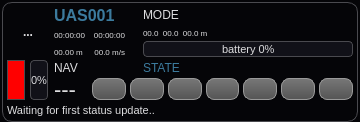
<?xml version="1.0" encoding="UTF-8"?>
<ui version="4.0">
 <class>UASView</class>
 <widget class="QWidget" name="UASView">
  <property name="geometry">
   <rect>
    <x>0</x>
    <y>0</y>
    <width>360</width>
    <height>121</height>
   </rect>
  </property>
  <property name="sizePolicy">
   <sizepolicy hsizetype="MinimumExpanding" vsizetype="Fixed">
    <horstretch>0</horstretch>
    <verstretch>0</verstretch>
   </sizepolicy>
  </property>
  <property name="minimumSize">
   <size>
    <width>260</width>
    <height>0</height>
   </size>
  </property>
  <property name="maximumSize">
   <size>
    <width>360</width>
    <height>16777215</height>
   </size>
  </property>
  <property name="windowTitle">
   <string>Form</string>
  </property>
  <property name="styleSheet">
   <string notr="true">QWidget#colorIcon {}

QWidget {
background-color: #050508;
color: #DDDDDF;
background-clip: border;
font-size: 11px;
}

QLabel {
background-color: transparent;
}

QLabel#nameLabel {
	font: bold 16px;
	color: #3C7B9E;
}

QLabel#modeLabel {
	font: 12px;
}

QLabel#stateLabel {
	font: 12px;
	color: #3C7B9E;
}

QLabel#navLabel {
	font: 12px;
}

QLabel#positionLabel {
	font: 8px;
}

QLabel#timeElapsedLabel {
	font: 8px;
}

QLabel#groundDistanceLabel {
	font: 8px;
}

QLabel#speedLabel {
	font: 8px;
}

QLabel#timeRemainingLabel {
	font: 8px;
}

QLabel#waypointLabel {
	font: 22px;
}

QGroupBox {
	border: 1px solid #4A4A4F;
	border-radius: 10px;
	padding: 0px 0px 0px 0px;
	margin: 0px;
}

 QGroupBox::title {
     subcontrol-origin: margin;
     subcontrol-position: top center; /* position at the top center */
     margin: 0 3px 0px 3px;
     padding: 0 3px 0px 0px;
     font: bold 8px;
 }

QGroupBox#heartbeatIcon {
	background-color: red;
}

QToolButton#typeButton {
	font-weight: bold;
	font-size: 12px;
	border: 0px solid #999999;
	border-radius: 5px;
	min-width:42px;
	max-width: 42px;
	min-height: 42px;
	max-height: 42px;
	padding: 0px;
	margin: 0px;
	background-color: none;
}

QPushButton {
	font-weight: bold;
	font-size: 12px;
	border: 1px solid #999999;
	border-radius: 8px;
	min-width: 20px;
	max-width: 32px;
	min-height: 16px;
	max-height: 16px;
	padding: 2px;
	spacing: 10px;
	background-color: qlineargradient(x1: 0, y1: 0, x2: 0, y2: 1, stop: 0 #777777, stop: 1 #555555);
}

QPushButton:pressed {
	background-color: qlineargradient(x1: 0, y1: 0, x2: 0, y2: 1, stop: 0 #444444, stop: 1 #555555);
}

QPushButton#abortButton {
	background: qlineargradient(x1:0, y1:0, x2:0, y2:1,
                             stop:0 #ffee01, stop:1 #ae8f00);
}

QPushButton:pressed#abortButton {
	background: qlineargradient(x1:0, y1:0, x2:0, y2:1,
                             stop:0 #bbaa00, stop:1 #a05b00);
}

QPushButton#killButton {
	background: qlineargradient(x1:0, y1:0, x2:0, y2:1,
                             stop:0 #ffb917, stop:1 #b37300);
}

QPushButton:pressed#killButton {
	background: qlineargradient(x1:0, y1:0, x2:0, y2:1,
                             stop:0 #bb8500, stop:1 #903000);
}


QProgressBar:horizontal {
	border: 1px solid #4A4A4F;
	border-radius: 4px;
	text-align: center;
	padding: 2px;
	color: #111111;
	background-color: #111118;
}

QProgressBar:vertical {
	border: 1px solid #4A4A4F;
	border-radius: 4px;
	text-align: center;
	font-size: 7px;
	padding: 2px;
	color: #DDDDDF;
    min-width: 16px;
	background-color: #111118;
}

QProgressBar:horizontal {
	height: 10px;
}

QProgressBar:horizontal QLabel {
	font-size: 9px;
	color: #111111;
}

QProgressBar:vertical QLabel {
	font-size: 7px;
}

QProgressBar:vertical {
	width: 14px;
}

QProgressBar::chunk {
	background-color: #656565;
}

QProgressBar::chunk#batteryBar {
	background-color: green;
}

QProgressBar::chunk#speedBar {
	background-color: yellow;
}

QProgressBar::chunk#thrustBar {
	background-color: green;
}

QToolTip {
        background-color: #090909;
        border: 1px solid #379AC3;
	border-radius: 3px;
    color: #DDDDDF;
}

QMenu {
    border: 1px solid #379AC3;
background-color: #050508;
color: #DDDDDF;
background-clip: border;
font-size: 11px;
}

QMenu::separator {
     height: 1px;
     background: #379AC3;
     margin-top: 8px;
     margin-bottom: 4px;
     margin-left: 5px;
     margin-right: 5px;
 }</string>
  </property>
  <layout class="QHBoxLayout" name="horizontalLayout_2">
   <property name="spacing">
    <number>2</number>
   </property>
   <property name="leftMargin">
    <number>2</number>
   </property>
   <property name="topMargin">
    <number>2</number>
   </property>
   <property name="rightMargin">
    <number>2</number>
   </property>
   <property name="bottomMargin">
    <number>0</number>
   </property>
   <item>
    <widget class="QGroupBox" name="uasViewFrame">
     <property name="sizePolicy">
      <sizepolicy hsizetype="MinimumExpanding" vsizetype="Fixed">
       <horstretch>0</horstretch>
       <verstretch>0</verstretch>
      </sizepolicy>
     </property>
     <property name="minimumSize">
      <size>
       <width>0</width>
       <height>0</height>
      </size>
     </property>
     <property name="maximumSize">
      <size>
       <width>16777215</width>
       <height>130</height>
      </size>
     </property>
     <property name="title">
      <string/>
     </property>
     <layout class="QGridLayout" name="gridLayout" columnstretch="1,1,10,10,10,0,90,90">
      <property name="horizontalSpacing">
       <number>5</number>
      </property>
      <property name="verticalSpacing">
       <number>2</number>
      </property>
      <property name="margin">
       <number>4</number>
      </property>
      <item row="0" column="0" rowspan="5" colspan="2">
       <widget class="QToolButton" name="typeButton">
        <property name="minimumSize">
         <size>
          <width>42</width>
          <height>42</height>
         </size>
        </property>
        <property name="maximumSize">
         <size>
          <width>42</width>
          <height>42</height>
         </size>
        </property>
        <property name="baseSize">
         <size>
          <width>30</width>
          <height>30</height>
         </size>
        </property>
        <property name="toolTip">
         <string>System Type</string>
        </property>
        <property name="statusTip">
         <string>System Type</string>
        </property>
        <property name="text">
         <string>...</string>
        </property>
        <property name="icon">
         <iconset resource="../../mavground.qrc">
          <normaloff>:/files/images/mavs/unknown.svg</normaloff>:/files/images/mavs/unknown.svg</iconset>
        </property>
        <property name="iconSize">
         <size>
          <width>42</width>
          <height>42</height>
         </size>
        </property>
       </widget>
      </item>
      <item row="0" column="2" colspan="3">
       <widget class="QLabel" name="nameLabel">
        <property name="maximumSize">
         <size>
          <width>16777215</width>
          <height>16</height>
         </size>
        </property>
        <property name="font">
         <font>
          <pointsize>-1</pointsize>
          <weight>75</weight>
          <italic>false</italic>
          <bold>true</bold>
         </font>
        </property>
        <property name="toolTip">
         <string>System Name</string>
        </property>
        <property name="statusTip">
         <string>System Name</string>
        </property>
        <property name="text">
         <string>UAS001</string>
        </property>
       </widget>
      </item>
      <item row="0" column="6" colspan="2">
       <widget class="QLabel" name="modeLabel">
        <property name="maximumSize">
         <size>
          <width>16777215</width>
          <height>16</height>
         </size>
        </property>
        <property name="font">
         <font>
          <pointsize>-1</pointsize>
          <weight>50</weight>
          <italic>false</italic>
          <bold>false</bold>
         </font>
        </property>
        <property name="text">
         <string>MODE</string>
        </property>
        <property name="alignment">
         <set>Qt::AlignLeading|Qt::AlignLeft|Qt::AlignVCenter</set>
        </property>
       </widget>
      </item>
      <item row="1" column="2" rowspan="3">
       <widget class="QLabel" name="timeRemainingLabel">
        <property name="font">
         <font>
          <pointsize>-1</pointsize>
          <weight>50</weight>
          <italic>false</italic>
          <bold>false</bold>
         </font>
        </property>
        <property name="toolTip">
         <string>Remaining flight time</string>
        </property>
        <property name="statusTip">
         <string>Remaining flight time</string>
        </property>
        <property name="text">
         <string>00:00:00</string>
        </property>
        <property name="alignment">
         <set>Qt::AlignLeading|Qt::AlignLeft|Qt::AlignVCenter</set>
        </property>
       </widget>
      </item>
      <item row="1" column="3" rowspan="3" colspan="2">
       <widget class="QLabel" name="timeElapsedLabel">
        <property name="font">
         <font>
          <pointsize>-1</pointsize>
          <weight>50</weight>
          <italic>false</italic>
          <bold>false</bold>
         </font>
        </property>
        <property name="toolTip">
         <string>Uptime</string>
        </property>
        <property name="statusTip">
         <string>Uptime</string>
        </property>
        <property name="text">
         <string>00:00:00</string>
        </property>
        <property name="alignment">
         <set>Qt::AlignRight|Qt::AlignTrailing|Qt::AlignVCenter</set>
        </property>
       </widget>
      </item>
      <item row="3" column="6" rowspan="2" colspan="2">
       <widget class="QProgressBar" name="batteryBar">
        <property name="font">
         <font>
          <pointsize>-1</pointsize>
         </font>
        </property>
        <property name="toolTip">
         <string>Battery Fuel</string>
        </property>
        <property name="statusTip">
         <string>Battery Fuel</string>
        </property>
        <property name="value">
         <number>0</number>
        </property>
        <property name="format">
         <string>battery %p%</string>
        </property>
       </widget>
      </item>
      <item row="4" column="2">
       <widget class="QLabel" name="groundDistanceLabel">
        <property name="font">
         <font>
          <pointsize>-1</pointsize>
          <weight>50</weight>
          <italic>false</italic>
          <bold>false</bold>
         </font>
        </property>
        <property name="toolTip">
         <string>Altitude</string>
        </property>
        <property name="statusTip">
         <string>Altitude</string>
        </property>
        <property name="text">
         <string>00.00 m</string>
        </property>
        <property name="alignment">
         <set>Qt::AlignLeading|Qt::AlignLeft|Qt::AlignVCenter</set>
        </property>
       </widget>
      </item>
      <item row="4" column="3" colspan="2">
       <widget class="QLabel" name="speedLabel">
        <property name="font">
         <font>
          <pointsize>-1</pointsize>
          <weight>50</weight>
          <italic>false</italic>
          <bold>false</bold>
         </font>
        </property>
        <property name="toolTip">
         <string>Ground Speed</string>
        </property>
        <property name="statusTip">
         <string>Ground Speed</string>
        </property>
        <property name="text">
         <string>00.0 m/s</string>
        </property>
        <property name="alignment">
         <set>Qt::AlignRight|Qt::AlignTrailing|Qt::AlignVCenter</set>
        </property>
       </widget>
      </item>
      <item row="5" column="0" rowspan="3">
       <widget class="QGroupBox" name="heartbeatIcon">
        <property name="sizePolicy">
         <sizepolicy hsizetype="Fixed" vsizetype="Preferred">
          <horstretch>0</horstretch>
          <verstretch>0</verstretch>
         </sizepolicy>
        </property>
        <property name="minimumSize">
         <size>
          <width>18</width>
          <height>0</height>
         </size>
        </property>
        <property name="maximumSize">
         <size>
          <width>18</width>
          <height>40</height>
         </size>
        </property>
        <property name="toolTip">
         <string>Heartbeat</string>
        </property>
        <property name="statusTip">
         <string>Heartbeat</string>
        </property>
        <property name="title">
         <string/>
        </property>
       </widget>
      </item>
      <item row="5" column="1" rowspan="3">
       <widget class="QProgressBar" name="thrustBar">
        <property name="minimumSize">
         <size>
          <width>18</width>
          <height>0</height>
         </size>
        </property>
        <property name="maximumSize">
         <size>
          <width>18</width>
          <height>40</height>
         </size>
        </property>
        <property name="font">
         <font>
          <pointsize>-1</pointsize>
         </font>
        </property>
        <property name="toolTip">
         <string>Current Throttle</string>
        </property>
        <property name="statusTip">
         <string>Current Throttle</string>
        </property>
        <property name="value">
         <number>0</number>
        </property>
        <property name="orientation">
         <enum>Qt::Vertical</enum>
        </property>
       </widget>
      </item>
      <item row="7" column="2">
       <widget class="QLabel" name="waypointLabel">
        <property name="font">
         <font>
          <pointsize>-1</pointsize>
          <weight>50</weight>
          <italic>false</italic>
          <bold>false</bold>
         </font>
        </property>
        <property name="toolTip">
         <string>Current Waypoint</string>
        </property>
        <property name="statusTip">
         <string>Current Waypoint</string>
        </property>
        <property name="text">
         <string>---</string>
        </property>
        <property name="alignment">
         <set>Qt::AlignLeading|Qt::AlignLeft|Qt::AlignTop</set>
        </property>
       </widget>
      </item>
      <item row="2" column="6" colspan="2">
       <widget class="QLabel" name="positionLabel">
        <property name="minimumSize">
         <size>
          <width>0</width>
          <height>12</height>
         </size>
        </property>
        <property name="maximumSize">
         <size>
          <width>16777215</width>
          <height>12</height>
         </size>
        </property>
        <property name="font">
         <font>
          <pointsize>-1</pointsize>
          <weight>50</weight>
          <italic>false</italic>
          <bold>false</bold>
         </font>
        </property>
        <property name="toolTip">
         <string>Current Position</string>
        </property>
        <property name="statusTip">
         <string>Current Position</string>
        </property>
        <property name="text">
         <string>00.0  00.0  00.0 m</string>
        </property>
       </widget>
      </item>
      <item row="7" column="3" colspan="5">
       <layout class="QHBoxLayout" name="horizontalLayout" stretch="1,1,1,1,1,1,1">
        <property name="spacing">
         <number>4</number>
        </property>
        <property name="sizeConstraint">
         <enum>QLayout::SetMinimumSize</enum>
        </property>
        <item>
         <widget class="QPushButton" name="liftoffButton">
          <property name="minimumSize">
           <size>
            <width>26</width>
            <height>22</height>
           </size>
          </property>
          <property name="maximumSize">
           <size>
            <width>38</width>
            <height>22</height>
           </size>
          </property>
          <property name="toolTip">
           <string>Liftoff / Launch</string>
          </property>
          <property name="statusTip">
           <string>Liftoff / Launch</string>
          </property>
          <property name="text">
           <string/>
          </property>
          <property name="icon">
           <iconset resource="../../mavground.qrc">
            <normaloff>:/files/images/control/launch.svg</normaloff>:/files/images/control/launch.svg</iconset>
          </property>
         </widget>
        </item>
        <item>
         <widget class="QPushButton" name="haltButton">
          <property name="minimumSize">
           <size>
            <width>26</width>
            <height>22</height>
           </size>
          </property>
          <property name="maximumSize">
           <size>
            <width>38</width>
            <height>22</height>
           </size>
          </property>
          <property name="toolTip">
           <string>Loiter / Wait at current position</string>
          </property>
          <property name="statusTip">
           <string>Loiter / Wait at current position</string>
          </property>
          <property name="text">
           <string/>
          </property>
          <property name="icon">
           <iconset resource="../../mavground.qrc">
            <normaloff>:/files/images/actions/media-playback-pause.svg</normaloff>:/files/images/actions/media-playback-pause.svg</iconset>
          </property>
         </widget>
        </item>
        <item>
         <widget class="QPushButton" name="continueButton">
          <property name="minimumSize">
           <size>
            <width>26</width>
            <height>22</height>
           </size>
          </property>
          <property name="maximumSize">
           <size>
            <width>38</width>
            <height>22</height>
           </size>
          </property>
          <property name="toolTip">
           <string>Continue flightplan</string>
          </property>
          <property name="statusTip">
           <string>Continue flightplan</string>
          </property>
          <property name="text">
           <string/>
          </property>
          <property name="icon">
           <iconset resource="../../mavground.qrc">
            <normaloff>:/files/images/actions/media-playback-start.svg</normaloff>:/files/images/actions/media-playback-start.svg</iconset>
          </property>
         </widget>
        </item>
        <item>
         <widget class="QPushButton" name="landButton">
          <property name="minimumSize">
           <size>
            <width>26</width>
            <height>22</height>
           </size>
          </property>
          <property name="maximumSize">
           <size>
            <width>38</width>
            <height>22</height>
           </size>
          </property>
          <property name="toolTip">
           <string>Fly straight to landing location</string>
          </property>
          <property name="statusTip">
           <string>Fly straight to landing location</string>
          </property>
          <property name="text">
           <string/>
          </property>
          <property name="icon">
           <iconset resource="../../mavground.qrc">
            <normaloff>:/files/images/control/land.svg</normaloff>:/files/images/control/land.svg</iconset>
          </property>
         </widget>
        </item>
        <item>
         <widget class="QPushButton" name="shutdownButton">
          <property name="maximumSize">
           <size>
            <width>38</width>
            <height>22</height>
           </size>
          </property>
          <property name="toolTip">
           <string>Only in standby mode: Power off system</string>
          </property>
          <property name="statusTip">
           <string>Only in standby mode: Power off system</string>
          </property>
          <property name="text">
           <string/>
          </property>
          <property name="icon">
           <iconset resource="../../mavground.qrc">
            <normaloff>:/files/images/actions/system-log-out.svg</normaloff>:/files/images/actions/system-log-out.svg</iconset>
          </property>
         </widget>
        </item>
        <item>
         <widget class="QPushButton" name="abortButton">
          <property name="sizePolicy">
           <sizepolicy hsizetype="Minimum" vsizetype="Fixed">
            <horstretch>0</horstretch>
            <verstretch>0</verstretch>
           </sizepolicy>
          </property>
          <property name="minimumSize">
           <size>
            <width>26</width>
            <height>22</height>
           </size>
          </property>
          <property name="maximumSize">
           <size>
            <width>38</width>
            <height>22</height>
           </size>
          </property>
          <property name="toolTip">
           <string>Emergency land system at closest possible site</string>
          </property>
          <property name="statusTip">
           <string>Emergency land system at closest possible site</string>
          </property>
          <property name="text">
           <string/>
          </property>
          <property name="icon">
           <iconset resource="../../mavground.qrc">
            <normaloff>:/files/images/actions/media-playback-stop.svg</normaloff>:/files/images/actions/media-playback-stop.svg</iconset>
          </property>
         </widget>
        </item>
        <item>
         <widget class="QPushButton" name="killButton">
          <property name="minimumSize">
           <size>
            <width>26</width>
            <height>22</height>
           </size>
          </property>
          <property name="maximumSize">
           <size>
            <width>38</width>
            <height>22</height>
           </size>
          </property>
          <property name="toolTip">
           <string>Kill immediately all onboard power</string>
          </property>
          <property name="statusTip">
           <string>Kill immediately all onboard power</string>
          </property>
          <property name="text">
           <string/>
          </property>
          <property name="icon">
           <iconset resource="../../mavground.qrc">
            <normaloff>:/files/images/actions/process-stop.svg</normaloff>:/files/images/actions/process-stop.svg</iconset>
          </property>
         </widget>
        </item>
       </layout>
      </item>
      <item row="8" column="0" colspan="8">
       <widget class="QLabel" name="statusTextLabel">
        <property name="text">
         <string>Waiting for first status update..</string>
        </property>
       </widget>
      </item>
      <item row="6" column="6">
       <widget class="QLabel" name="stateLabel">
        <property name="maximumSize">
         <size>
          <width>16777215</width>
          <height>12</height>
         </size>
        </property>
        <property name="font">
         <font>
          <pointsize>-1</pointsize>
          <weight>50</weight>
          <italic>false</italic>
          <bold>false</bold>
         </font>
        </property>
        <property name="text">
         <string>STATE</string>
        </property>
       </widget>
      </item>
      <item row="6" column="2" colspan="3">
       <widget class="QLabel" name="navLabel">
        <property name="font">
         <font>
          <pointsize>-1</pointsize>
          <weight>50</weight>
          <italic>false</italic>
          <bold>false</bold>
         </font>
        </property>
        <property name="text">
         <string>NAV</string>
        </property>
       </widget>
      </item>
      <item row="0" column="5" rowspan="7">
       <spacer name="horizontalSpacer">
        <property name="orientation">
         <enum>Qt::Horizontal</enum>
        </property>
        <property name="sizeHint" stdset="0">
         <size>
          <width>8</width>
          <height>20</height>
         </size>
        </property>
       </spacer>
      </item>
     </layout>
    </widget>
   </item>
  </layout>
 </widget>
 <resources>
  <include location="../../mavground.qrc"/>
 </resources>
 <connections/>
</ui>
